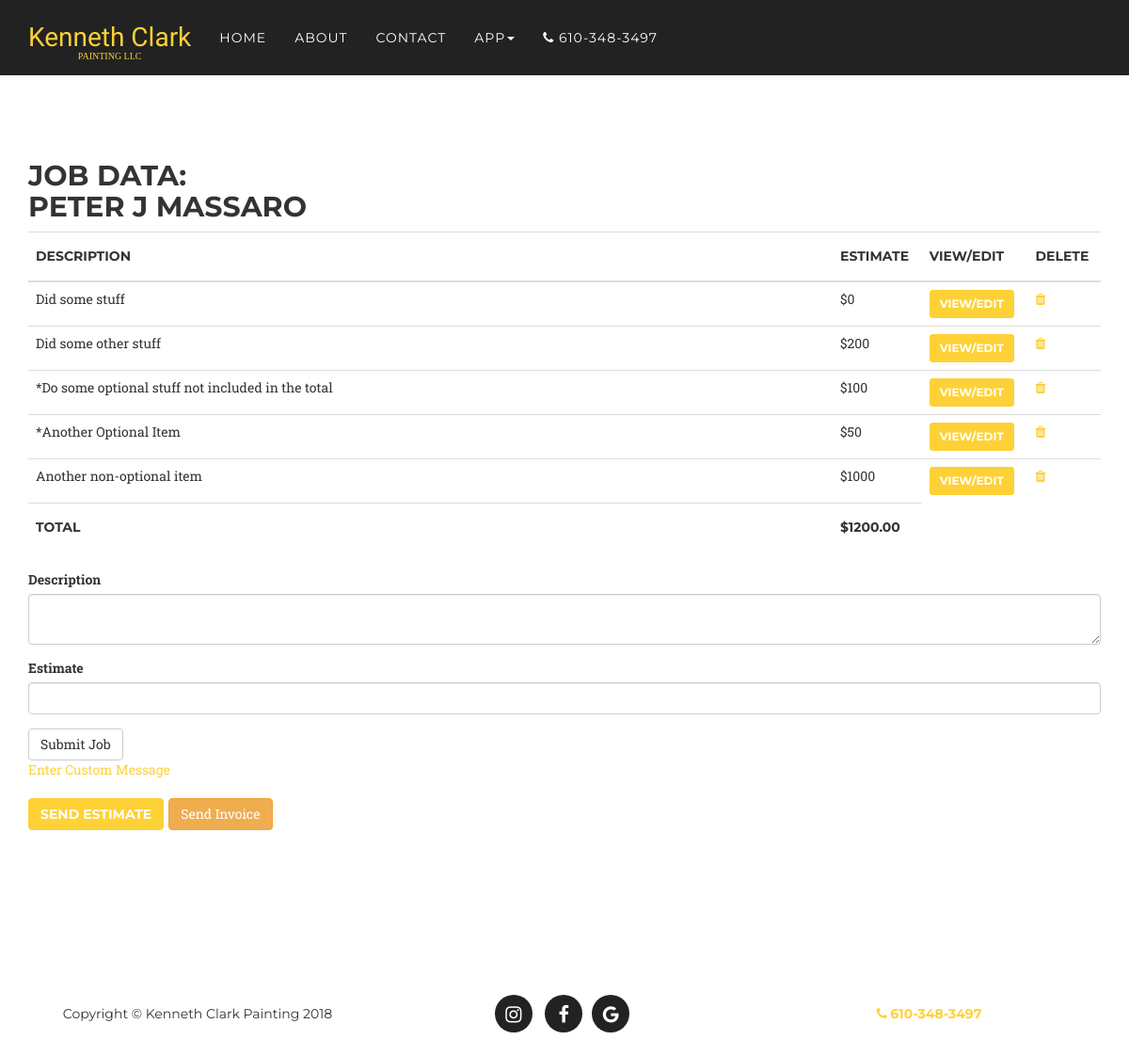
Screenshot of /jobdata/6 (signed in) with the database file from the repository.
### app/models.py (models this page shows, shortened)
class QuoteRequests(db.Model):
	__tablename__ = 'QuoteRequests'
	id = db.Column(db.Integer, primary_key=True)
	customer = db.Column(db.String(120), index=True, unique=False)
	email = db.Column(db.String(120), index=True, unique=False)
	submit_time = db.Column(db.DateTime)
	street = db.Column(db.String(120), unique=False)
	city = db.Column(db.String(120), unique=False)
	state = db.Column(db.String(120), unique=False)
	zip_code = db.Column(db.String(20), unique=False)
	phone = db.Column(db.String(20), unique=False)
	time_requested = db.Column(db.String(120), unique=False)
	description = db.Column(db.String(240), unique=False)
	status = db.Column(db.String(120), unique=False)
	paid = db.Column(db.Boolean)
	complete = db.Column(db.Boolean)
	misc = db.Column(db.String(200), unique=False)
	stripe_id = db.Column(db.String(120), unique=False)
	job = db.relationship('JobData', backref='data', lazy='dynamic')
	notes = db.relationship('JobNote', backref='data', lazy='dynamic')
	user_id = db.Column(db.Integer, db.ForeignKey('User.id'))
	custom_message = db.Column(db.Text, unique=False)
	custom_message_html = db.Column(db.Text)
	def generateTotal(self, stripe=False):
		jobItems = JobData.query.filter(JobData.quote_id==self.id).all()
		total = sum(item.estimate for item in jobItems if not item.description.startswith('*'))
		if stripe:
			return total*100
		return total

class JobData(db.Model):
	__tablename__ = 'JobData'
	id = db.Column(db.Integer, primary_key=True)
	quote_id = db.Column(db.Integer, db.ForeignKey('QuoteRequests.id'))
	description = db.Column(db.String(500), unique=False)
	estimate = db.Column(db.Integer)

### app/main/routes.py (the view, shortened to what this page needs)
@bp.route('/jobdata/<quoteId>', methods=['GET', 'POST'])
@login_required
@admin_required
def jobdata(quoteId):
	form = JobDataForm()
	q_request = QuoteRequests.query.filter_by(id=quoteId).first_or_404()
	jobItems = q_request.job.all()
	custom_message_form = CustomMessageForm(obj=q_request)
	return render_template('jobdata.html', form=form, custom_message_form=custom_message_form, quoteRequest=q_request,
		job_items=jobItems)

### app/main/forms.py
class JobDataForm(FlaskForm):
	description = TextAreaField("Description")
	estimate = IntegerField("Estimate")
	submit = SubmitField("Submit Job")

class CustomMessageForm(FlaskForm):
    custom_message = PageDownField("Enter Custom E-Mail Message")
    submit = SubmitField('Submit')

### app/models.py (called while the page is built)
@login.user_loader
def load_user(id):
	return User.query.get(int(id))

	def has_access(self, level):
		return self.role is not None and \
			self.role == level

### app/templates/jobdata.html (shortened to what this page needs)
{% extends 'base.html' %}
{% import 'bootstrap/wtf.html' as wtf %}
{% block app_content %}
<section>
<div class="container">
	<table class="table table-hover">
		<h2>Job Data: <br>{{ quoteRequest.customer }}<br></h2>
			<tr>
				<th><h5>Description</h5></td>
				<th><h5>Estimate</h5></td>
				<th><h5>View/Edit</h5></td>
				<th><h5>Delete</h5></td>
			</tr>
			<tbody>
			{% for job_item in job_items %}
				{% include "_jobItemTable.html" %}
			{% endfor %}
			<tr>
				<td><h5>Total</h5></td>
				<td><h5>${{ quoteRequest.generateTotal() }}.00</h5></td>
			</tr>
		</tbody>
	</table>
</div>
	<div class="container">
		{{ wtf.quick_form(form) }}
	</div>
	<div class="container">
		<a href="{{ url_for('main.addCustomMessage', quoteId=quoteRequest.id) }}">Enter Custom Message</a>
	</div>
	<div class="container  action-buttons">
		<div class="btn-toolbar">
			<a href="{{ url_for('main.sendEstimate', quoteId=quoteRequest.id, docType='Estimate') }}" class='btn btn-primary'>Send Estimate</a>
			<a href="{{ url_for('main.sendEstimate', quoteId=quoteRequest.id, docType='Invoice') }}" class='btn btn-warning'>Send Invoice</a>
		</div>
	</div>
</section>
{% endblock %}

### app/templates/_jobItemTable.html
<tr>
	<td width="75%" class="valign">{{ job_item.description }}</td>
	<td class="valign">${{ job_item.estimate }}</td>
	{% if not editDisabled %}
		<td class="valign">
			<a class='btn btn-primary btn-sm right-align' href="{{ url_for('main.editJobData',
			quoteId=job_item.quote_id, itemId=job_item.id) }}" role='button'>View/Edit</a>
		</td>
		<td class="valign">
			<a href="{{ url_for('main.deleteLineItem', quoteId=job_item.quote_id, itemId=job_item.id) }}"><i class="fa fa-trash" aria-hidden="true"></i></a>
		</td>
	{% endif %}
</tr>

### app/static/style.css (style rules this page uses)
.action-buttons { padding-top: 20px; }
body { overflow-x: hidden; font-family: "Roboto Slab", "Helvetica Neue", Helvetica, Arial, sans-serif; }
a, a:hover, a:focus, a:active, a.active { outline: none; }
a { color: #fed136; }
h1, h2, h3, h4, h5, h6 { font-family: "Montserrat", "Helvetica Neue", Helvetica, Arial, sans-serif; text-transform: uppercase; font-weight: 700; }
.btn-primary { color: white; background-color: #fed136; border-color: #fed136; font-family: "Montserrat", "Helvetica Neue", Helvetica, Arial, sans-serif; text-transform: uppercase; font-weight: 700; }
section { padding: 100px 0; }
@media (min-width: 768px) { section { padding: 150px 0; } }
body { webkit-tap-highlight-color: #fed136; }
.right-align { text-align: right; }

### rows the page displays
QuoteRequests: customer "PETER J MASSARO"
JobData: description "Did some stuff", estimate "0", generateTotal "1200"
JobData: description "Did some other stuff", estimate "200"
JobData: description "*Do some optional stuff not included in the total", estimate "100"
JobData: description "*Another Optional Item", estimate "50"
JobData: description "Another non-optional item", estimate "1000"
